Frame 1 (no input): blank canvas, image omitted
Frame 60 (no input): blank canvas, image omitted
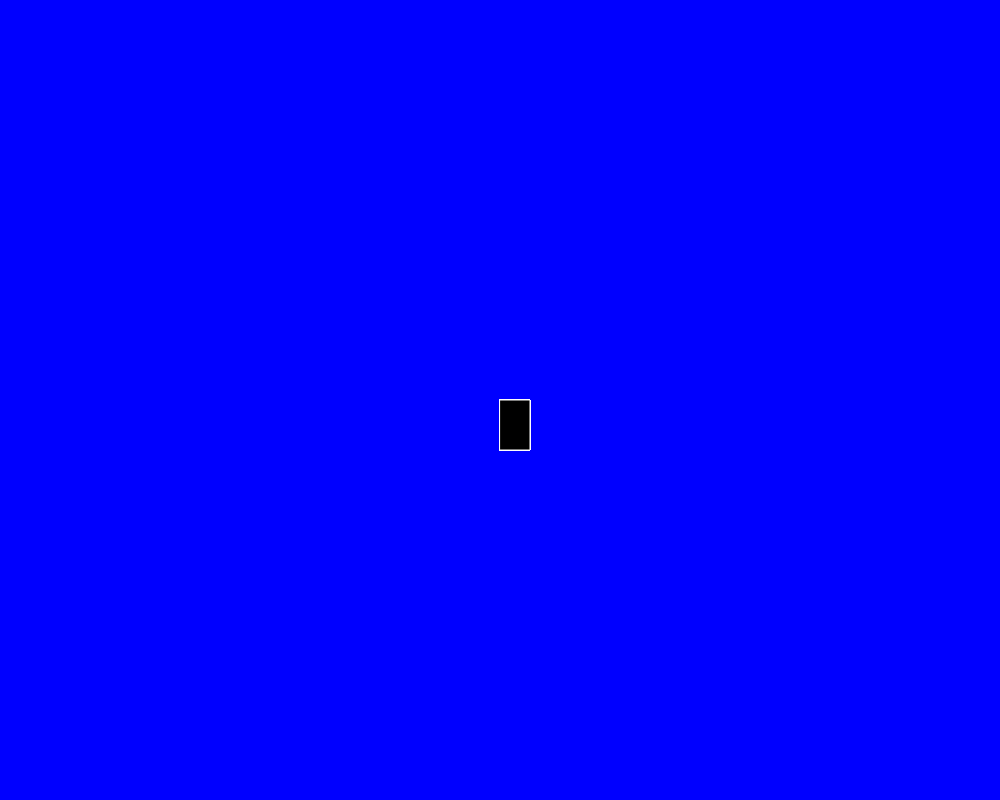
Frame 120 (the mouse pressed at the canvas centre since frame 60)

The p5.js sketch whose frames 1 and 60 were blank and that drew this single picture after the mouse press (run headless with seeded random() and noise() and a simulated clock; from frame 60 on, the mouse is pressed at the canvas centre):

// p5.js sketch
// ── sketch.js
function setup() {
  createCanvas(1000, 800); 
  background('blue');
}

function draw() {

  fill('black');
  stroke('lighyelow');
 if (mouseIsPressed) 
  rect(mouseX,mouseY,30,50);
}
